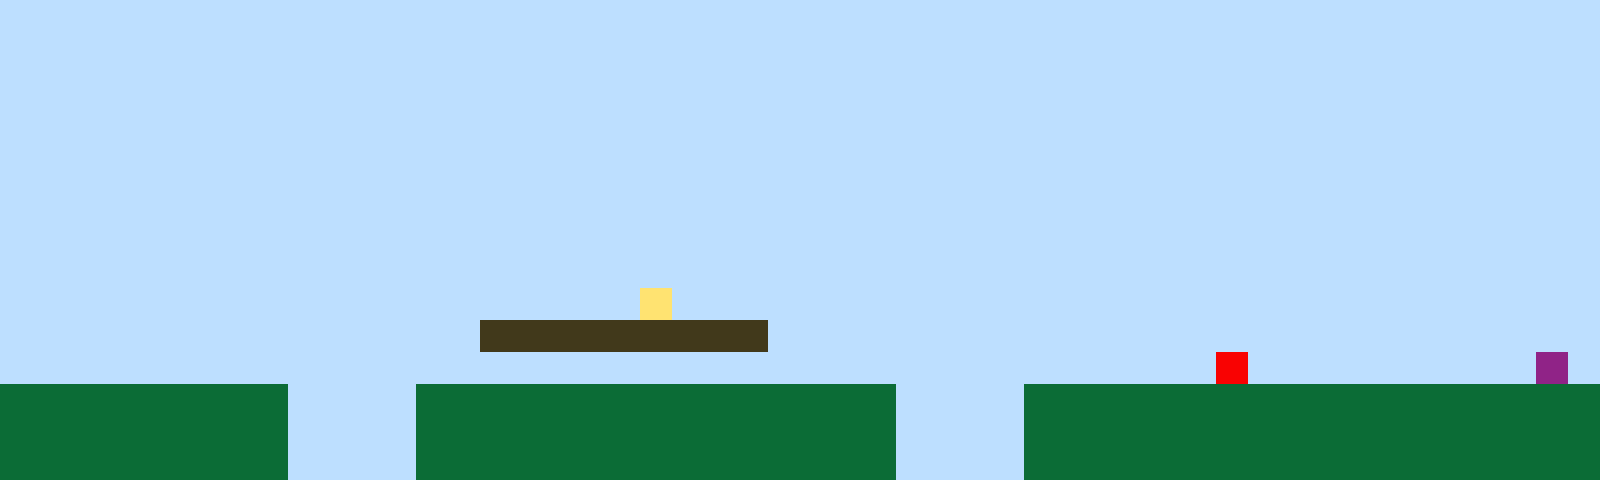

Below is a game level as drawn by its tile map, then a one-line description and the .tmx file that defines it, in full:
An orthogonal 50x15 tile map with 32x32 px tiles, 1 tile layer (Tile Layer 1).

<map version="1.10" tiledversion="1.11.2" orientation="orthogonal" renderorder="right-up" width="50" height="15" tilewidth="32" tileheight="32" infinite="0" nextlayerid="2" nextobjectid="1"><editorsettings><export target="map1.csv" format="csv" /></editorsettings><tileset firstgid="1" name="sprites" tilewidth="32" tileheight="32" tilecount="6" columns="3"><image source="sprites.png" width="96" height="64" /></tileset><layer id="1" name="Tile Layer 1" width="50" height="15"><data encoding="csv">1,1,1,1,1,1,1,1,1,1,1,1,1,1,1,1,1,1,1,1,1,1,1,1,1,1,1,1,1,1,1,1,1,1,1,1,1,1,1,1,1,1,1,1,1,1,1,1,1,1,1,1,1,1,1,1,1,1,1,1,1,1,1,1,1,1,1,1,1,1,1,1,1,1,1,1,1,1,1,1,1,1,1,1,1,1,1,1,1,1,1,1,1,1,1,1,1,1,1,1,1,1,1,1,1,1,1,1,1,1,1,1,1,1,1,1,1,1,1,1,1,1,1,1,1,1,1,1,1,1,1,1,1,1,1,1,1,1,1,1,1,1,1,1,1,1,1,1,1,1,1,1,1,1,1,1,1,1,1,1,1,1,1,1,1,1,1,1,1,1,1,1,1,1,1,1,1,1,1,1,1,1,1,1,1,1,1,1,1,1,1,1,1,1,1,1,1,1,1,1,1,1,1,1,1,1,1,1,1,1,1,1,1,1,1,1,1,1,1,1,1,1,1,1,1,1,1,1,1,1,1,1,1,1,1,1,1,1,1,1,1,1,1,1,1,1,1,1,1,1,1,1,1,1,1,1,1,1,1,1,1,1,1,1,1,1,1,1,1,1,1,1,1,1,1,1,1,1,1,1,1,1,1,1,1,1,1,1,1,1,1,1,1,1,1,1,1,1,1,1,1,1,1,1,1,1,1,1,1,1,1,1,1,1,1,1,1,1,1,1,1,1,1,1,1,1,1,1,1,1,1,1,1,1,1,1,1,1,1,1,1,1,1,1,1,1,1,1,1,1,1,1,1,1,1,1,1,1,1,1,1,1,1,1,1,1,1,1,1,1,1,1,1,1,1,1,1,1,1,1,1,1,1,1,1,1,1,1,1,1,1,1,1,1,1,1,1,1,1,1,1,1,1,1,1,1,1,1,1,1,1,1,1,1,1,1,1,1,1,1,1,1,1,1,1,1,1,1,1,1,1,1,1,1,1,1,1,1,1,1,1,1,1,1,1,1,1,1,1,1,1,1,1,1,1,1,1,1,1,1,1,1,1,1,1,1,1,1,1,1,4,1,1,1,1,1,1,1,1,1,1,1,1,1,1,1,1,1,1,1,1,1,1,1,1,1,1,1,1,1,1,1,1,1,1,1,1,1,1,1,1,1,1,1,1,3,3,3,3,3,3,3,3,3,1,1,1,1,1,1,1,1,1,1,1,1,1,1,1,1,1,1,1,1,1,1,1,1,1,1,1,1,1,1,1,1,1,1,1,1,1,1,1,1,1,1,1,1,1,1,1,1,1,1,1,1,1,1,1,1,1,1,1,1,1,1,1,1,5,1,1,1,1,1,1,1,1,1,6,1,2,2,2,2,2,2,2,2,2,1,1,1,1,2,2,2,2,2,2,2,2,2,2,2,2,2,2,2,1,1,1,1,2,2,2,2,2,2,2,2,2,2,2,2,2,2,2,2,2,2,2,2,2,2,2,2,2,2,2,1,1,1,1,2,2,2,2,2,2,2,2,2,2,2,2,2,2,2,1,1,1,1,2,2,2,2,2,2,2,2,2,2,2,2,2,2,2,2,2,2,2,2,2,2,2,2,2,2,2,1,1,1,1,2,2,2,2,2,2,2,2,2,2,2,2,2,2,2,1,1,1,1,2,2,2,2,2,2,2,2,2,2,2,2,2,2,2,2,2,2</data></layer></map>
